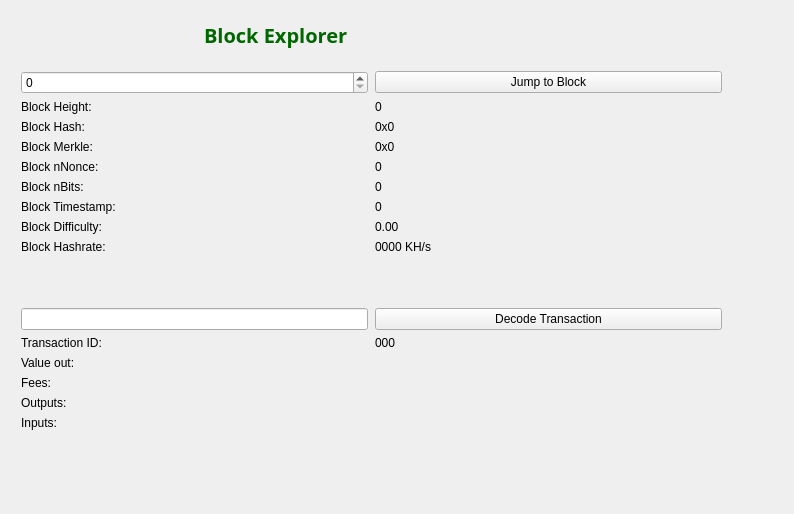
<?xml version="1.0" encoding="UTF-8"?>
 <ui version="4.0">
  <class>BlockBrowser</class>
  <widget class="QWidget" name="BlockBrowser">
   <property name="windowModality">
    <enum>Qt::NonModal</enum>
   </property>
   <property name="enabled">
    <bool>true</bool>
   </property>
   <property name="geometry">
    <rect>
     <x>0</x>
     <y>0</y>
     <width>794</width>
     <height>514</height>
    </rect>
   </property>
   <property name="sizePolicy">
    <sizepolicy hsizetype="Preferred" vsizetype="Preferred">
     <horstretch>0</horstretch>
     <verstretch>0</verstretch>
    </sizepolicy>
   </property>
   <property name="minimumSize">
    <size>
     <width>0</width>
     <height>0</height>
    </size>
   </property>
   <property name="acceptDrops">
    <bool>false</bool>
   </property>
   <property name="windowTitle">
    <string>Form</string>
   </property>
   <layout class="QGridLayout">
    <property name="sizeConstraint">
     <enum>QLayout::SetMaximumSize</enum>
    </property>
    <property name="leftMargin">
     <number>21</number>
    </property>
    <property name="topMargin">
     <number>21</number>
    </property>
    <property name="rightMargin">
     <number>10</number>
    </property>
    <item row="1" column="0">
     <widget class="QWidget" name="widget" native="true">
      <widget class="QWidget" name="layoutWidget">
       <property name="geometry">
        <rect>
         <x>0</x>
         <y>0</y>
         <width>699</width>
         <height>27</height>
        </rect>
       </property>
       <layout class="QHBoxLayout" name="horizontalLayout_4">
        <property name="spacing">
         <number>7</number>
        </property>
        <item>
         <spacer name="horizontalSpacer">
          <property name="orientation">
           <enum>Qt::Horizontal</enum>
          </property>
          <property name="sizeHint" stdset="0">
           <size>
            <width>40</width>
            <height>20</height>
           </size>
          </property>
         </spacer>
        </item>
        <item>
         <widget class="QLabel" name="label_5">
          <property name="font">
           <font>
            <family>Open Sans,sans-serif</family>
           </font>
          </property>
          <property name="text">
          <string>&lt;html&gt;&lt;head/&gt;&lt;body&gt;&lt;p&gt;&lt;span style=&quot; font-size:20px; font-weight:600; color:#006600;&quot;&gt;Block Explorer &lt;/span&gt;&lt;/p&gt;&lt;/body&gt;&lt;/html&gt;</string>
         </property>
         </widget>
        </item>
        <item>
         <spacer name="horizontalSpacer_3">
          <property name="orientation">
           <enum>Qt::Horizontal</enum>
          </property>
          <property name="sizeHint" stdset="0">
           <size>
            <width>40</width>
            <height>20</height>
           </size>
          </property>
         </spacer>
        </item>
        <item>
        <spacer name="horizontalSpacer_2">
          <property name="orientation">
           <enum>Qt::Horizontal</enum>
          </property>
          <property name="sizeHint" stdset="0">
           <size>
            <width>40</width>
            <height>20</height>
           </size>
          </property>
         </spacer>
        </item>
       </layout>
      </widget>
      <widget class="QWidget" name="layoutWidget_2">
       <property name="geometry">
        <rect>
         <x>0</x>
         <y>50</y>
         <width>701</width>
         <height>406</height>
        </rect>
       </property>
       <layout class="QGridLayout" name="gridLayout_3" rowstretch="0,0,0,0,0,0,0,0,0,0,0,0,0,0,0,0,0,0,0" columnstretch="0,0">
       <property name="sizeConstraint">
         <enum>QLayout::SetDefaultConstraint</enum>
        </property>
        <property name="horizontalSpacing">
         <number>7</number>
        </property>
        <item row="18" column="0">
         <spacer name="verticalSpacer">
          <property name="orientation">
           <enum>Qt::Vertical</enum>
          </property>
          <property name="sizeHint" stdset="0">
           <size>
           <width>20</width>
            <height>40</height>
           </size>
          </property>
         </spacer>
        </item>
        <item row="12" column="1">
         <widget class="QPushButton" name="txButton">
          <property name="text">
           <string>Decode Transaction</string>
          </property>
         </widget>
        </item>
        <item row="17" column="0">
         <widget class="QLabel" name="inputLabel">
          <property name="text">
           <string>Inputs:</string>
          </property>
          <property name="alignment">
           <set>Qt::AlignLeading|Qt::AlignLeft|Qt::AlignTop</set>
          </property>
         </widget>
       </item>
        <item row="10" column="1">
         <widget class="QLabel" name="pawBox">
          <property name="text">
          <string>0000 KH/s</string>
          </property>
        </widget>
        </item>
        <item row="14" column="0">
         <widget class="QLabel" name="valueLabel">
          <property name="text">
           <string>Value out:</string>
          </property>
         </widget>
        </item>
        <item row="13" column="0">
         <widget class="QLabel" name="txLabel">
          <property name="text">
           <string>Transaction ID:</string>
          </property>
         </widget>
        </item>
        <item row="9" column="1">
         <widget class="QLabel" name="hardBox">
          <property name="text">
           <string>0.00</string>
          </property>
         </widget>
        </item>
        <item row="13" column="1">
         <widget class="QLabel" name="txID">
          <property name="text">
           <string>000</string>
          </property>
         </widget>
        </item>
        <item row="17" column="1">
         <widget class="QLabel" name="inputBox">
          <property name="text">
           <string/>
          </property>
          <property name="alignment">
           <set>Qt::AlignLeading|Qt::AlignLeft|Qt::AlignTop</set>
          </property>
         </widget>
       </item>
        <item row="14" column="1">
         <widget class="QLabel" name="valueBox">
          <property name="text">
           <string/>
          </property>
         </widget>
        </item>
        <item row="9" column="0">
         <widget class="QLabel" name="hardLabel">
         <property name="text">
           <string>Block Difficulty:</string>
          </property>
         </widget>
        </item>
        <item row="1" column="0">
         <widget class="QSpinBox" name="heightBox">
          <property name="sizePolicy">
           <sizepolicy hsizetype="Preferred" vsizetype="Fixed">
            <horstretch>0</horstretch>
            <verstretch>0</verstretch>
           </sizepolicy>
          </property>
          <property name="maximum">
           <number>99999999</number>
          </property>
         </widget>
        </item>
        <item row="3" column="0">
         <widget class="QLabel" name="heightLabel_2">
          <property name="text">
           <string>Block Height:</string>
          </property>
         </widget>
        </item>
        <item row="8" column="1">
         <widget class="QLabel" name="timeBox">
          <property name="text">
           <string>0</string>
          </property>
         </widget>
       </item>
        <item row="1" column="1">
         <widget class="QPushButton" name="blockButton">
          <property name="text">
           <string>Jump to Block</string>
          </property>
         </widget>
       </item>
        <item row="5" column="0">
         <widget class="QLabel" name="merkleLabel">
          <property name="text">
           <string>Block Merkle:</string>
          </property>
         </widget>
        </item>
        <item row="4" column="0">
         <widget class="QLabel" name="hashLabel">
          <property name="text">
           <string>Block Hash:</string>
          </property>
         </widget>
        </item>
        <item row="15" column="1">
         <widget class="QLabel" name="feesBox">
          <property name="text">
           <string/>
          </property>
         </widget>
        </item>
        <item row="10" column="0">
         <widget class="QLabel" name="pawLabel">
         <property name="text">
           <string>Block Hashrate:</string>
          </property>
        </widget>
       </item>
       <item row="3" column="1">
        <widget class="QLabel" name="heightLabel">
         <property name="text">
           <string>0</string>
          </property>
         </widget>
        </item>
        <item row="15" column="0">
         <widget class="QLabel" name="feesLabel">
          <property name="text">
           <string>Fees:</string>
          </property>
         </widget>
        </item>
        <item row="7" column="0">
        <widget class="QLabel" name="bitsLabel">
          <property name="text">
           <string>Block nBits:</string>
          </property>
         </widget>
        </item>
        <item row="7" column="1">
        <widget class="QLabel" name="bitsBox">
          <property name="text">
           <string>0</string>
          </property>
         </widget>
        </item>
        <item row="5" column="1">
         <widget class="QLabel" name="merkleBox">
          <property name="minimumSize">
           <size>
            <width>187</width>
            <height>0</height>
           </size>
          </property>
          <property name="text">
           <string>0x0</string>
          </property>
         </widget>
        </item>
        <item row="16" column="0">
         <widget class="QLabel" name="outputLabel">
          <property name="text">
           <string>Outputs:</string>
          </property>
          <property name="alignment">
           <set>Qt::AlignLeading|Qt::AlignLeft|Qt::AlignTop</set>
          </property>
         </widget>
        </item>
        <item row="16" column="1">
         <widget class="QLabel" name="outputBox">
          <property name="text">
           <string/>
         </property>
          <property name="alignment">
           <set>Qt::AlignLeading|Qt::AlignLeft|Qt::AlignTop</set>
          </property>
         </widget>
        </item>
       <item row="6" column="0">
         <widget class="QLabel" name="nonceLabel">
          <property name="text">
           <string>Block nNonce:</string>
          </property>
         </widget>
        </item>
        <item row="6" column="1">
         <widget class="QLabel" name="nonceBox">
          <property name="text">
           <string>0</string>
         </property>
         </widget>
       </item>
              <item row="8" column="0">
         <widget class="QLabel" name="timeLabel">
          <property name="text">
           <string>Block Timestamp:</string>
          </property>
         </widget>
        </item>
        <item row="4" column="1">
         <widget class="QLabel" name="hashBox">
          <property name="enabled">
           <bool>true</bool>
          </property>
          <property name="sizePolicy">
           <sizepolicy hsizetype="Preferred" vsizetype="Preferred">
            <horstretch>0</horstretch>
            <verstretch>0</verstretch>
           </sizepolicy>
          </property>
         <property name="minimumSize">
           <size>
            <width>0</width>
            <height>0</height>
           </size>
         </property>
          <property name="text">
           <string>0x0</string>
          </property>
         </widget>
        </item>
        <item row="12" column="0">
         <widget class="QLineEdit" name="txBox">
          <property name="sizePolicy">
           <sizepolicy hsizetype="Preferred" vsizetype="Fixed">
            <horstretch>0</horstretch>
            <verstretch>0</verstretch>
           </sizepolicy>
          </property>
         <property name="inputMask">
           <string comment="Transaction id" extracomment="Transaction id"/>
          </property>
          <property name="placeholderText">
           <string comment="Transaction ID" extracomment="Transaction ID"/>
          </property>
         </widget>
        </item>
       <item row="11" column="0">
        <spacer name="verticalSpacer_2">
          <property name="orientation">
           <enum>Qt::Vertical</enum>
          </property>
          <property name="sizeHint" stdset="0">
           <size>
            <width>20</width>
            <height>40</height>
           </size>
          </property>
         </spacer>
        </item>
       </layout>
      </widget>
     </widget>
   </item>
   </layout>
  </widget>
  <resources/>
  <connections/>
 </ui>
